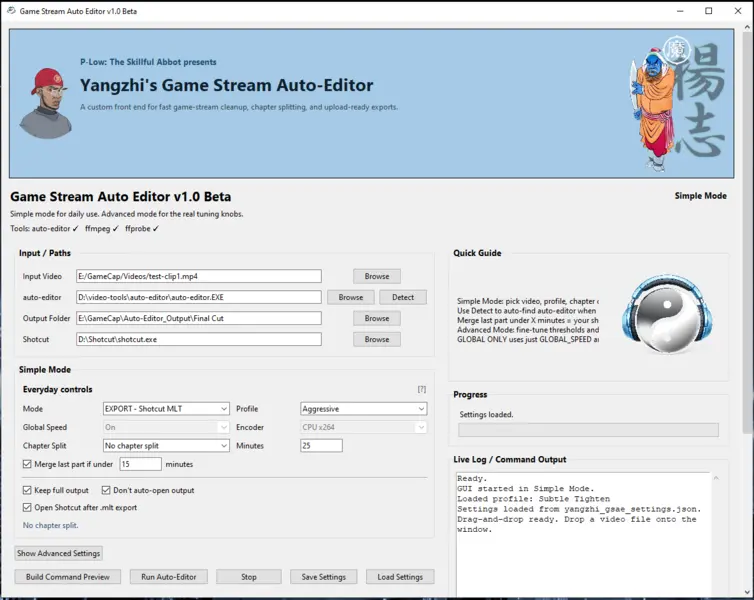
#> input picture assets/auto-editor.webp, 754 x 600 px
$ python -i heart_dao_slideshow.py   (imports and definitions only)
#> lines starting #> are read from the running program, lines starting #| are printed output that depends on the picture; after the words box and inside, x2 and y2 are one past the last pixel; in counts of white or black regions, pixels touching at a corner belong together
#!/usr/bin/env python3
"""Build one silent Heart Dao slideshow from a downloaded episode folder.

The episode folder must contain a WAV narration file, a TXT script, and folders
named "images" and "images 1". All source images are used at least once. The
older "images" set remains primary; "images 1" cards are secondary accents.
"""
from __future__ import annotations

import argparse
import json
import math
import re
import subprocess
import sys
import tempfile
import zipfile
from dataclasses import dataclass
from pathlib import Path
from typing import Sequence

import cv2
import numpy as np

IMAGE_EXTS = {".jpg", ".jpeg", ".png", ".webp", ".bmp", ".tif", ".tiff"}
W, H, FPS = 1920, 1080, 24
MAIN_HOLD, SECONDARY_HOLD, TITLE_HOLD, PREVIEW_HOLD = 13.0, 18.0, 12.0, 10.0
FADE = 0.65
UNWANTED_NOTE = "redone pack. drive selections restricted to the heart dao image folder only"


@dataclass(frozen=True)
class Asset:
    source: Path
    prepared: Path
    group: str
    role: str
    hold: float
    cleaned_footer: bool = False


# [8 lines left out: function run, not called in this run]


def natural_key(path: Path) -> list[object]:
    return [int(p) if p.isdigit() else p.lower() for p in re.split(r"(\d+)", path.name)]


def slugify(value: str) -> str:
    value = re.sub(r"[^A-Za-z0-9._-]+", "_", value.strip())
    return re.sub(r"_+", "_", value).strip("_") or "Heart_Dao_Episode"


# [57 lines left out: functions find_one, duration_of, locate_image_dirs, collect_images, role_of, fit_16_9, not called in this run]


def bottom_text_lines(img: np.ndarray) -> list[dict[str, float | int]]:
    h, w = img.shape[:2]
    y0 = int(h * 0.68)
    roi = img[y0:]
    gray = cv2.cvtColor(roi, cv2.COLOR_BGR2GRAY)
    hsv = cv2.cvtColor(roi, cv2.COLOR_BGR2HSV)
    masks = []
    for k in (9, 15, 21, 31):
        kernel = cv2.getStructuringElement(cv2.MORPH_RECT, (k, k))
        top = cv2.morphologyEx(gray, cv2.MORPH_TOPHAT, kernel)
        masks.append((top > 10).astype(np.uint8) * 255)
    masks.append(((hsv[:, :, 2] > 125) & (hsv[:, :, 1] < 145)).astype(np.uint8) * 255)
    mask = np.maximum.reduce(masks)
    count, labels, stats, _ = cv2.connectedComponentsWithStats(mask, 8)
    comps = []
    for i in range(1, count):
        x, y, cw, ch, area = map(int, stats[i])
        if 2 <= area <= 2200 and 2 <= ch <= 45 and 1 <= cw <= 170:
            comps.append({"x": x, "y": y, "w": cw, "h": ch, "cy": y + ch / 2})
    lines: list[dict[str, object]] = []
    for comp in sorted(comps, key=lambda item: float(item["cy"])):
        for line in lines:
            if abs(float(comp["cy"]) - float(line["cy"])) <= 12:
                line_comps = line["components"]
                assert isinstance(line_comps, list)
                line_comps.append(comp)
                line["cy"] = sum(float(c["cy"]) for c in line_comps) / len(line_comps)
                break
        else:
            lines.append({"cy": float(comp["cy"]), "components": [comp]})
    found = []
    for line in lines:
        cs = line["components"]
        assert isinstance(cs, list)
        x1 = min(int(c["x"]) for c in cs)
        x2 = max(int(c["x"]) + int(c["w"]) for c in cs)
        ly1 = min(int(c["y"]) for c in cs)
        ly2 = max(int(c["y"]) + int(c["h"]) for c in cs)
        found.append({
            "x1": x1, "x2": x2, "y1": y0 + ly1, "y2": y0 + ly2,
            "span": x2 - x1, "count": len(cs), "cy": y0 + float(line["cy"])
        })
    return found


def remove_unwanted_footer(img: np.ndarray) -> tuple[np.ndarray, bool]:
    h, w = img.shape[:2]
    candidates = [
        line for line in bottom_text_lines(img)
        if float(line["cy"]) > h * 0.76
        and int(line["span"]) > w * 0.28
        and int(line["count"]) >= 25
        and int(line["x1"]) < w * 0.18
    ]
    if not candidates:
        return img, False
    line = max(candidates, key=lambda item: int(item["span"]) + 8 * int(item["count"]))
    crop_bottom = max(int(h * 0.76), int(line["y1"]) - max(8, int(h * 0.012)))
    crop_bottom = min(crop_bottom, h - 1)
    crop_w = min(w, int(round(crop_bottom * 16 / 9)))
    spare = max(0, w - crop_w)
    x0 = spare // 4
    cropped = img[:crop_bottom, x0:x0 + crop_w]
    return cv2.resize(cropped, (W, H), interpolation=cv2.INTER_LANCZOS4), True


# [190 lines left out: functions prepare, cycle_main, interleave, make_timeline, render_segment, validate and 1 more, not called in this run]


# [10 lines not run here, left out]

>>> import cv2
>>> picture = cv2.imread('../assets/auto-editor.webp')
#> picture is the input picture: shape (600, 754, 3); mean B, G, R 228, 221.6, 214
>>> result = remove_unwanted_footer(picture)
#> in bottom_text_lines, `roi = img[y0:]`:
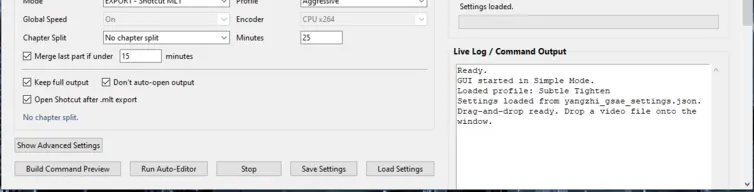
#> roi: shape (192, 754, 3); mean B, G, R 233.3, 233.1, 232.9
#> in bottom_text_lines, `hsv = cv2.cvtColor(roi, cv2.COLOR_BGR2HSV)`: hsv: shape (192, 754, 3); mean H, S, V 14.6, 2, 233.5
#> the loop in bottom_text_lines, `for k in (9, 15, 21, 31):` made 4 passes
#> pass 1, in bottom_text_lines, `top = cv2.morphologyEx(gray, cv2.MORPH_TOPHAT, kernel)`:
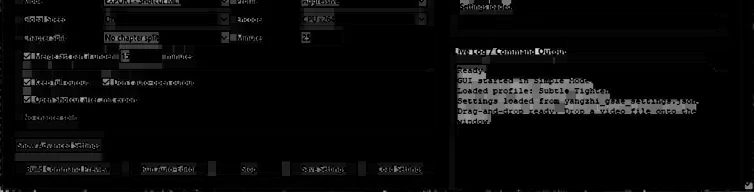
#> top: shape (192, 754); min 0, max 220, mean 9.6
#> pass 2, in bottom_text_lines, `top = cv2.morphologyEx(gray, cv2.MORPH_TOPHAT, kernel)`:
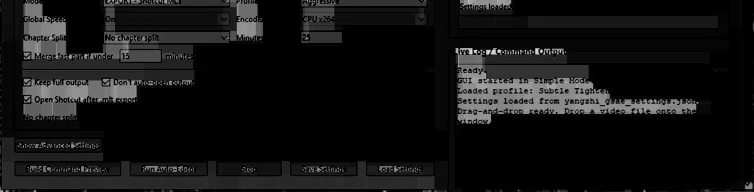
#> top: shape (192, 754); min 0, max 233, mean 20.2
#> pass 3, in bottom_text_lines, `top = cv2.morphologyEx(gray, cv2.MORPH_TOPHAT, kernel)`:
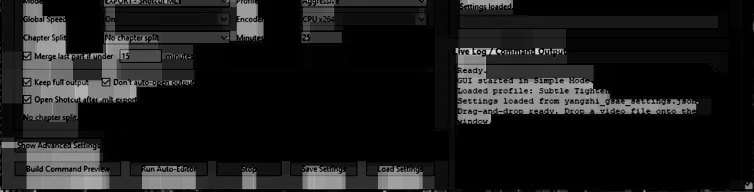
#> top: shape (192, 754); min 0, max 233, mean 28.1
#> after the loop in bottom_text_lines, `for k in (9, 15, 21, 31):`: masks = 4 items
#> in bottom_text_lines, `mask = np.maximum.reduce(masks)`:
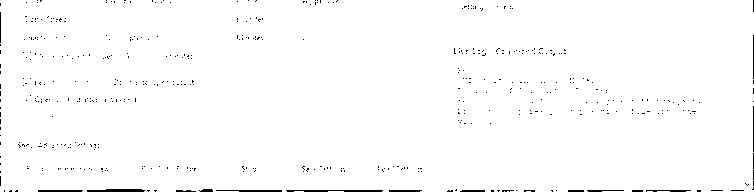
#> mask: shape (192, 754); 98.7% white; 493 black regions (478 under 20 px), largest, box (x1, y1, x2, y2) and area: (286, 190, 383, 192) 166, (87, 189, 145, 192) 151, (216, 190, 282, 192) 109
#> in bottom_text_lines, `count, labels, stats, _ = cv2.connectedComponentsWithStats(mask, 8)`:
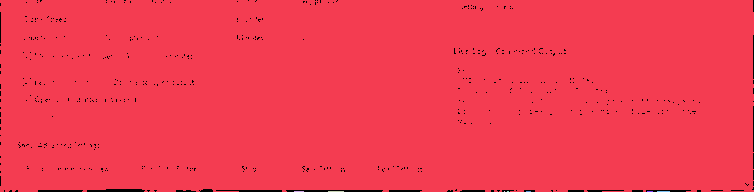
#> labels: shape (192, 754) int32; 9 distinct labels, from 0 to 8; one colour per label, 0 black
#> in bottom_text_lines, `count, labels, stats, _ = cv2.connectedComponentsWithStats(mask, 8)`: count = 9; stats = [[0, 0, 754, 192, 1900], [0, 0, 754, 192, 142815], [294, 191, 10, 1, 10], [328, 191, 16, 1, 16], [504, 191, 1, 1, 1], [507, 191, 2, 1, 2], [526, 191, 5, 1, 5], [647, 191, 6, 1, 6], [657, 191, 13, 1, 13]]
#> the loop in bottom_text_lines, `for i in range(1, count):` made 8 passes
#> after the loop in bottom_text_lines, `for i in range(1, count):`: comps = []
